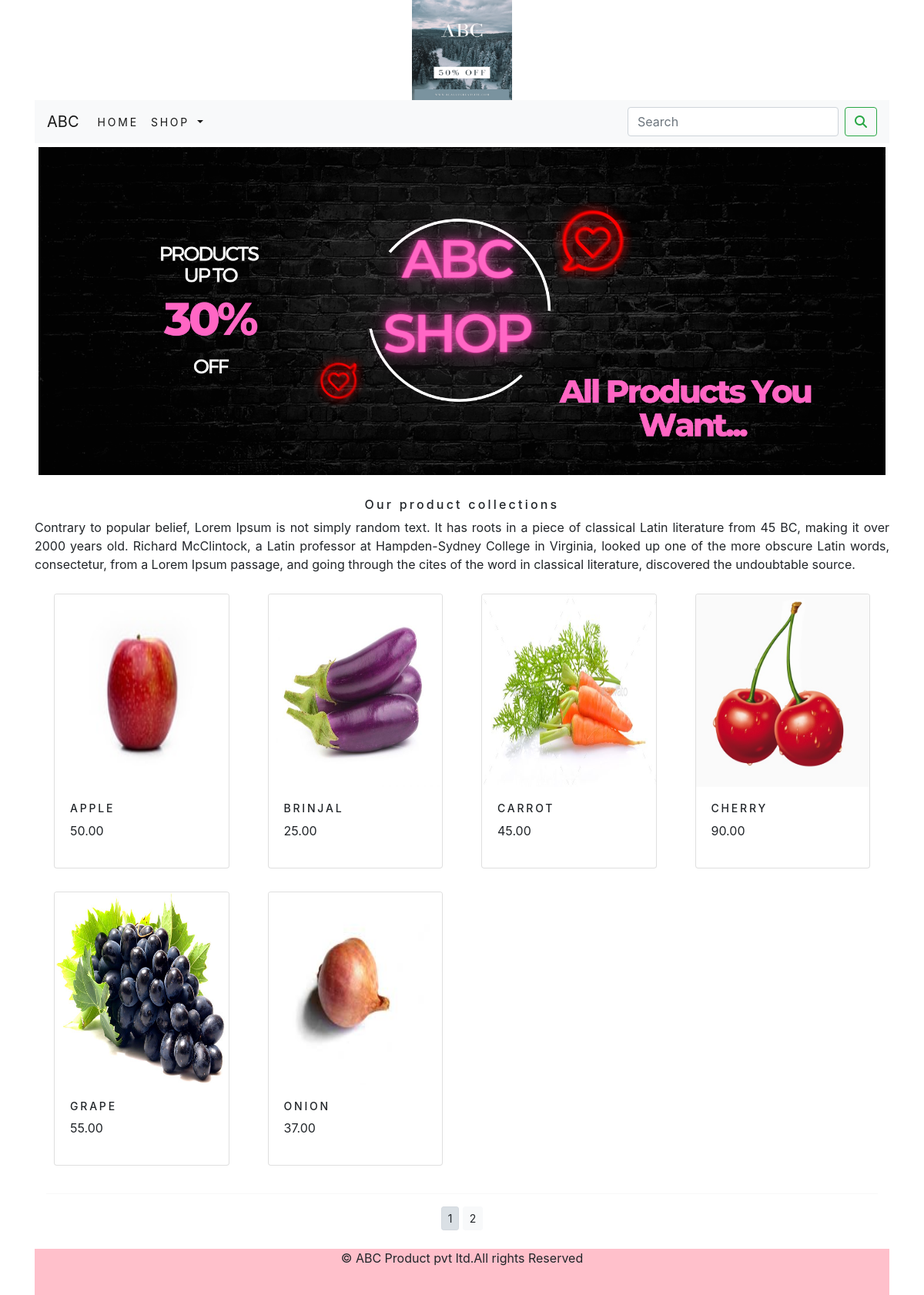
The app's page /ecommerceapp/ with its own data.
### ecommerceapp/models.py (models this page shows, shortened)
class product(models.Model):
    name = models.CharField(max_length=250, unique=True)
    slug = models.SlugField(max_length=250, unique=True)
    description = models.TextField(blank=True)
    price = models.DecimalField(max_digits=10, decimal_places=2)
    category = models.ForeignKey(Category, on_delete=models.CASCADE)
    image1 = models.ImageField(upload_to='product', blank=True)
    stock = models.IntegerField()
    available = models.BooleanField(default=True)
    created = models.DateTimeField(auto_now_add=True)
    updated = models.DateTimeField(auto_now=True)
    def get_url(self):
        return reverse('ecommerceapp:prodCatdetail', args=[self.category.slug, self.slug])
    class Meta:
        ordering = ('name',)
        verbose_name = 'product'
        verbose_name_plural = 'products'

### ecommerceapp/views.py (the view)
# urls.py: path('',views.allProdCat,name='allProdCat'),
def allProdCat(request,c_slug=None):
    c_page=None
    products_list=None
    if c_slug is not None:
        c_page=get_object_or_404(Category,slug=c_slug)
        products_list=product.objects.all().filter(category=c_page,available=True)
    else:
        products_list=product.objects.all().filter(available=True)
    paginator=Paginator(products_list,6)
    try:
        page=int(request.GET.get('page','1'))
    except:
        page=1
    try:
        products=paginator.page(page)
    except (EmptyPage,InvalidPage):
        products=paginator.page(paginator.num_pages)
    return render(request, "category.html", {'category': c_page, 'products': products})

### cart/context_processors.py (called while the page is built)
def counter(request):
    item_count=0
    if 'admin' in request.path:
        return {}
    else:
        try:
            cart=Cart.objects.filter(cart_id=_cart_id(request))
            car_items=CartItem.objects.all().filter(cart=cart[:1])
            for cart_item in car_items:
                item_count += cart_item.quantity
        except Cart.DoesNotExist:
            item_count=0
    return dict(item_count=item_count)

### cart/views.py (called while the page is built)
def _cart_id(request):
    cart=request.session.session_key
    if not cart:
        cart=request.session.create()
    return cart

### ecommerceapp/context_processors.py (called while the page is built)
def menu_links(request):
    links=Category.objects.all()
    return dict(links=links)

### ecommerceapp/models.py (called while the page is built)
    def get_url(self):
        return reverse('ecommerceapp:product_by_category', args=[self.slug])

### ecommerceapp/templates/category.html (shortened to what this page needs)
{% extends 'base.html' %}
{% load static %}
{% block content %}
<div class="mx_auto">
    {% if category %}
        <img class="my_image" src="{{category.image1.url}}" alt="{{category.name}}">
    </div>
    <br>
<div>
        <h1 class="text-center my_title">{{category.name}}</h1>
        <p class="text-justify">{{category.description}}</p>
</div>
    {% else %}
<div>
    <img class="my_image my_image_padding" src="{% static 'img/banner.png' %}" alt="Our products" height="500px" width="1100px">
</div>
<br>
<div>
    <h1 class="text-center my_title">Our product collections</h1>
    <p class="text-justify">Contrary to popular belief, Lorem Ipsum is not simply random text. It has roots in a piece of classical Latin literature from 45 BC, making it over 2000 years old. Richard McClintock, a Latin professor at Hampden-Sydney College in Virginia, looked up one of the more obscure Latin words, consectetur, from a Lorem Ipsum passage, and going through the cites of the word in classical literature, discovered the undoubtable source.</p>
</div>
    {% endif %}
<div class="container">
    <div class="row mx_auto">
        {% for product in products.object_list %}
        <div class="my_bottom_margin col-9 col-sm-12 col-md-4  col-lg-3 " >
            <div class="card " style="min-width :10rem; margin:10px;" >
                <a href="{{product.get_url}}">
                    <img class="card-img-top my_image" style="height:250px"  src="{{ product.image1.url }}" alt="{{product.name}}"></a>
                <div class="card-body">
                    <h4>{{product.name}}</h4>
                    <p>{{product.price}}</p>
                </div>
            </div>
        </div>
        {% endfor %}
    </div>
    <div class="mx_auto">
        {% if products.paginator.num_pages > 1%}
        <hr>
        <div class="text-center">
            {% for pg in products.paginator.page_range %}
                <a href="?page={{pg}}"  class="btn btn-light btn-sm {% if products.number == pg %} active {% endif %}">{{pg}}</a>
            {% endfor %}
        </div>
        {% endif %}
    </div>
    <br>
</div>
{% endblock %}

### ecommerceapp/templates/base.html (shortened to what this page needs)
{% load static %}
<!DOCTYPE html>
<html lang="en">
<head>
    <link href="https://cdn.jsdelivr.net/npm/bootstrap@5.2.0/dist/css/bootstrap.min.css" rel="stylesheet">
    <link rel="stylesheet" href="{% static 'css/custom.css' %}">
    <link rel="stylesheet" href="{% static 'css/bootstrap.min.css' %}" >
</head>
<body>
<div class="container">
{% include 'header.html' %}
{% include 'nav.html' %}
{% block content %}
{% endblock %}
    </div>
{% include 'footer.html' %}
</body>
</html>

### ecommerceapp/templates/header.html (shortened to what this page needs)
{% load static %}
<header>
    <center>
<img src="{% static 'img/logo.png' %}" alt="logimage" width="130px;" height="130px;">
 </center>
</header>

### ecommerceapp/templates/nav.html (shortened to what this page needs)
<nav class="navbar navbar-expand-lg navbar-light bg-light">
  <a class="navbar-brand" href="#">ABC</a>
  <div class="collapse navbar-collapse" id="navbarSupportedContent">
    <ul class="navbar-nav mr-auto">
      <li class="nav-item active">
        <a class="nav-link" href="#">Home <span class="sr-only">(current)</span></a>
      </li>
      <li class="nav-item dropdown {% if 'ecommerceapp' in request.path %} active {% endif %}">
        <a class="nav-link dropdown-toggle" href="#" role="button" data-toggle="dropdown" aria-expanded="false">
          SHOP
        </a>
        </li>
    </ul>
    <form class="form-inline my-2 my-lg-0" action="{% url 'search_app:SearchResult' %}" method="get">
      <input class="form-control mr-sm-2" type="search" placeholder="Search" name="q" aria-label="Search">
      <button class="btn btn-outline-success my-2 my-sm-0" type="submit"><i class="fa-solid fa-magnifying-glass"></i></button>
    </form>
  </div>
</nav>

### ecommerceapp/templates/footer.html
<div class="footer navbar-fixed-bottom my_footer">
    <p class="text-center">&copy; ABC Product pvt ltd.All rights Reserved</p>
</div>

### ecommerceapp/static/css/custom.css (style rules this page uses)
body { font-family: 'Oswald', sans-serif; font-family: 'Roboto', sans-serif; }
.nav-item { letter-spacing : .2em; font-size : 14px; text-transform : uppercase; }
.my_footer { background-color : pink; height : 60px; }
.my_footer p { padding-top :20px font-size :14px }
.my_image { width : 100%; height : auto; }
.my_title { font-size : 16px; text_transform : uppercase; letter-spacing : .2em; }
.my_image_padding { padding : 5px; }
.my_bottom_margin { margin-bottom : 10px; }
.card-body h4 { font-size : 14px; text-transform : uppercase; letter-spacing : .2em; }

### records on screen
product: image1 (picture), name "APPLE", price "50.00"
product: image1 (picture), name "BRINJAL", price "25.00"
product: image1 (picture), name "CARROT", price "45.00"
product: image1 (picture), name "CHERRY", price "90.00"
product: image1 (picture), name "GRAPE", price "55.00"
product: image1 (picture), name "ONION", price "37.00"

### other values on screen
{{ pg }} "1" "2"
